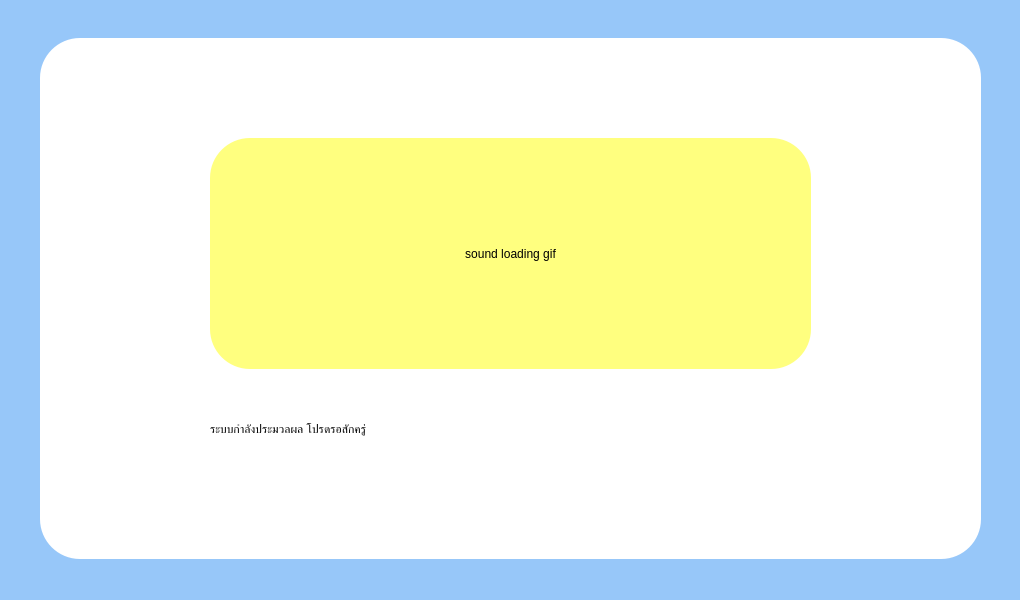
<?xml version="1.0" encoding="UTF-8"?>
<ui version="4.0">
 <class>background_voice_loading</class>
 <widget class="QDialog" name="background_voice_loading">
  <property name="geometry">
   <rect>
    <x>0</x>
    <y>0</y>
    <width>1020</width>
    <height>600</height>
   </rect>
  </property>
  <property name="windowTitle">
   <string>Dialog</string>
  </property>
  <property name="styleSheet">
   <string notr="true">QWidget#background_voice_loading{
background-color: #97C7F9}</string>
  </property>
  <widget class="QFrame" name="frame_of_loading">
   <property name="geometry">
    <rect>
     <x>40</x>
     <y>38</y>
     <width>941</width>
     <height>521</height>
    </rect>
   </property>
   <property name="styleSheet">
    <string notr="true">background-color: rgb(255, 255, 255);
border-radius:40px</string>
   </property>
   <property name="frameShape">
    <enum>QFrame::StyledPanel</enum>
   </property>
   <property name="frameShadow">
    <enum>QFrame::Raised</enum>
   </property>
   <widget class="QLabel" name="label_voice_gif">
    <property name="geometry">
     <rect>
      <x>170</x>
      <y>100</y>
      <width>601</width>
      <height>231</height>
     </rect>
    </property>
    <property name="styleSheet">
     <string notr="true">background-color: rgb(255, 255, 127);
font: 75 36pt &quot;JasmineUPC&quot;;</string>
    </property>
    <property name="text">
     <string>sound loading gif</string>
    </property>
    <property name="alignment">
     <set>Qt::AlignCenter</set>
    </property>
   </widget>
   <widget class="QLabel" name="text_of_waiting_process">
    <property name="geometry">
     <rect>
      <x>170</x>
      <y>360</y>
      <width>651</width>
      <height>61</height>
     </rect>
    </property>
    <property name="styleSheet">
     <string notr="true">font: 34pt &quot;JasmineUPC&quot;;</string>
    </property>
    <property name="text">
     <string>ระบบกำลังประมวลผล โปรดรอสักครู่</string>
    </property>
   </widget>
  </widget>
 </widget>
 <resources>
  <include location="../../../../../Pictures/GUI-KLONG-YAA/sound.qrc"/>
 </resources>
 <connections/>
</ui>
